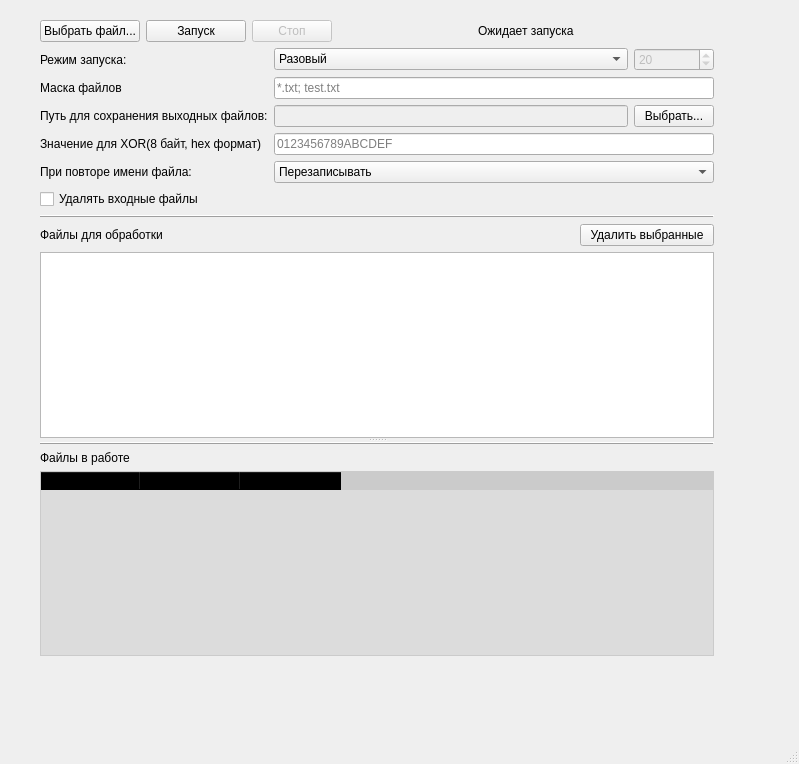
<?xml version="1.0" encoding="UTF-8"?>
<ui version="4.0">
 <class>MainWindow</class>
 <widget class="QMainWindow" name="MainWindow">
  <property name="geometry">
   <rect>
    <x>0</x>
    <y>0</y>
    <width>799</width>
    <height>764</height>
   </rect>
  </property>
  <property name="windowTitle">
   <string>XORModifier</string>
  </property>
  <widget class="QWidget" name="centralwidget">
   <widget class="QWidget" name="layoutWidget">
    <property name="geometry">
     <rect>
      <x>40</x>
      <y>20</y>
      <width>674</width>
      <height>636</height>
     </rect>
    </property>
    <layout class="QVBoxLayout" name="verticalLayout" stretch="1,3,0,20">
     <item>
      <layout class="QHBoxLayout" name="horizontalLayout" stretch="1,1,0,4">
       <item>
        <widget class="QPushButton" name="addFilesButton">
         <property name="minimumSize">
          <size>
           <width>100</width>
           <height>20</height>
          </size>
         </property>
         <property name="text">
          <string>Выбрать файл...</string>
         </property>
        </widget>
       </item>
       <item>
        <widget class="QPushButton" name="startButton">
         <property name="minimumSize">
          <size>
           <width>100</width>
           <height>20</height>
          </size>
         </property>
         <property name="text">
          <string>Запуск</string>
         </property>
        </widget>
       </item>
       <item>
        <widget class="QPushButton" name="stopButton">
         <property name="enabled">
          <bool>false</bool>
         </property>
         <property name="text">
          <string>Стоп</string>
         </property>
        </widget>
       </item>
       <item alignment="Qt::AlignmentFlag::AlignHCenter|Qt::AlignmentFlag::AlignVCenter">
        <widget class="QLabel" name="runningStateLabel">
         <property name="frameShape">
          <enum>QFrame::Shape::NoFrame</enum>
         </property>
         <property name="lineWidth">
          <number>1</number>
         </property>
         <property name="midLineWidth">
          <number>0</number>
         </property>
         <property name="text">
          <string>Ожидает запуска</string>
         </property>
        </widget>
       </item>
      </layout>
     </item>
     <item>
      <layout class="QGridLayout" name="gridLayout">
       <item row="4" column="1">
        <widget class="QLineEdit" name="outputPath">
         <property name="enabled">
          <bool>false</bool>
         </property>
         <property name="placeholderText">
          <string/>
         </property>
        </widget>
       </item>
       <item row="4" column="0">
        <widget class="QLabel" name="outputPathLabel">
         <property name="text">
          <string>Путь для сохранения выходных файлов:</string>
         </property>
        </widget>
       </item>
       <item row="3" column="1" colspan="2">
        <widget class="QLineEdit" name="fileMaskOption">
         <property name="placeholderText">
          <string>*.txt; test.txt</string>
         </property>
        </widget>
       </item>
       <item row="6" column="0">
        <widget class="QLabel" name="xorValueLabel">
         <property name="text">
          <string>Значение для XOR(8 байт, hex формат)</string>
         </property>
        </widget>
       </item>
       <item row="4" column="2">
        <widget class="QPushButton" name="outputPathButton">
         <property name="text">
          <string>Выбрать...</string>
         </property>
        </widget>
       </item>
       <item row="3" column="0">
        <widget class="QLabel" name="fileMaskLabel">
         <property name="text">
          <string>Маска файлов</string>
         </property>
        </widget>
       </item>
       <item row="9" column="0">
        <widget class="QLabel" name="repeatedNameLabel">
         <property name="text">
          <string>При повторе имени файла:</string>
         </property>
        </widget>
       </item>
       <item row="6" column="1" colspan="2">
        <widget class="QLineEdit" name="xorValue">
         <property name="inputMask">
          <string>HHHHHHHHHHHHHHHH</string>
         </property>
         <property name="text">
          <string/>
         </property>
         <property name="maxLength">
          <number>16</number>
         </property>
         <property name="placeholderText">
          <string>0123456789ABCDEF</string>
         </property>
        </widget>
       </item>
       <item row="9" column="1" colspan="2">
        <widget class="QComboBox" name="repeatedNameOption">
         <item>
          <property name="text">
           <string>Перезаписывать</string>
          </property>
         </item>
         <item>
          <property name="text">
           <string>Добавлять суффикс _n</string>
          </property>
         </item>
        </widget>
       </item>
       <item row="11" column="0">
        <widget class="QCheckBox" name="deleteInputCheckBox">
         <property name="text">
          <string>Удалять входные файлы</string>
         </property>
        </widget>
       </item>
       <item row="1" column="1">
        <widget class="QComboBox" name="startModeOption">
         <item>
          <property name="text">
           <string>Разовый</string>
          </property>
         </item>
         <item>
          <property name="text">
           <string>По таймеру (мин)</string>
          </property>
         </item>
        </widget>
       </item>
       <item row="1" column="2">
        <widget class="QSpinBox" name="startModeTimer">
         <property name="enabled">
          <bool>false</bool>
         </property>
         <property name="minimum">
          <number>10</number>
         </property>
         <property name="maximum">
          <number>180</number>
         </property>
         <property name="value">
          <number>20</number>
         </property>
        </widget>
       </item>
       <item row="1" column="0">
        <widget class="QLabel" name="startModeLabel">
         <property name="text">
          <string>Режим запуска:</string>
         </property>
        </widget>
       </item>
      </layout>
     </item>
     <item>
      <widget class="QFrame" name="frame">
       <property name="frameShape">
        <enum>QFrame::Shape::HLine</enum>
       </property>
       <property name="frameShadow">
        <enum>QFrame::Shadow::Raised</enum>
       </property>
      </widget>
     </item>
     <item>
      <widget class="QSplitter" name="splitter">
       <property name="orientation">
        <enum>Qt::Orientation::Vertical</enum>
       </property>
       <widget class="QWidget" name="layoutWidget">
        <layout class="QVBoxLayout" name="verticalLayout_3">
         <item>
          <layout class="QHBoxLayout" name="horizontalLayout_2" stretch="4,1">
           <item>
            <widget class="QLabel" name="pendingFilesLabel">
             <property name="text">
              <string>Файлы для обработки</string>
             </property>
            </widget>
           </item>
           <item>
            <widget class="QPushButton" name="deleteSelected">
             <property name="text">
              <string>Удалить выбранные</string>
             </property>
            </widget>
           </item>
          </layout>
         </item>
         <item>
          <widget class="QListWidget" name="pendingFilesWidget">
           <property name="selectionMode">
            <enum>QAbstractItemView::SelectionMode::MultiSelection</enum>
           </property>
          </widget>
         </item>
        </layout>
       </widget>
       <widget class="QWidget" name="layoutWidget">
        <layout class="QVBoxLayout" name="verticalLayout_2">
         <item>
          <widget class="QFrame" name="frame_2">
           <property name="frameShape">
            <enum>QFrame::Shape::HLine</enum>
           </property>
           <property name="frameShadow">
            <enum>QFrame::Shadow::Raised</enum>
           </property>
          </widget>
         </item>
         <item>
          <widget class="QLabel" name="handlingFilesLabel">
           <property name="text">
            <string>Файлы в работе</string>
           </property>
          </widget>
         </item>
         <item>
          <widget class="QTableWidget" name="handlingFilesWidget">
           <property name="enabled">
            <bool>true</bool>
           </property>
           <property name="styleSheet">
            <string notr="true">background-color: rgba(0, 0, 0, 20);</string>
           </property>
           <property name="sizeAdjustPolicy">
            <enum>QAbstractScrollArea::SizeAdjustPolicy::AdjustIgnored</enum>
           </property>
           <property name="alternatingRowColors">
            <bool>false</bool>
           </property>
           <property name="selectionBehavior">
            <enum>QAbstractItemView::SelectionBehavior::SelectRows</enum>
           </property>
           <property name="sortingEnabled">
            <bool>true</bool>
           </property>
           <column>
            <property name="text">
             <string>Имя файла</string>
            </property>
           </column>
           <column>
            <property name="text">
             <string>Статус</string>
            </property>
           </column>
           <column>
            <property name="text">
             <string>Примечание</string>
            </property>
           </column>
          </widget>
         </item>
        </layout>
       </widget>
      </widget>
     </item>
    </layout>
   </widget>
  </widget>
  <widget class="QMenuBar" name="menubar">
   <property name="geometry">
    <rect>
     <x>0</x>
     <y>0</y>
     <width>799</width>
     <height>22</height>
    </rect>
   </property>
  </widget>
  <widget class="QStatusBar" name="statusbar"/>
 </widget>
 <resources/>
 <connections/>
</ui>
